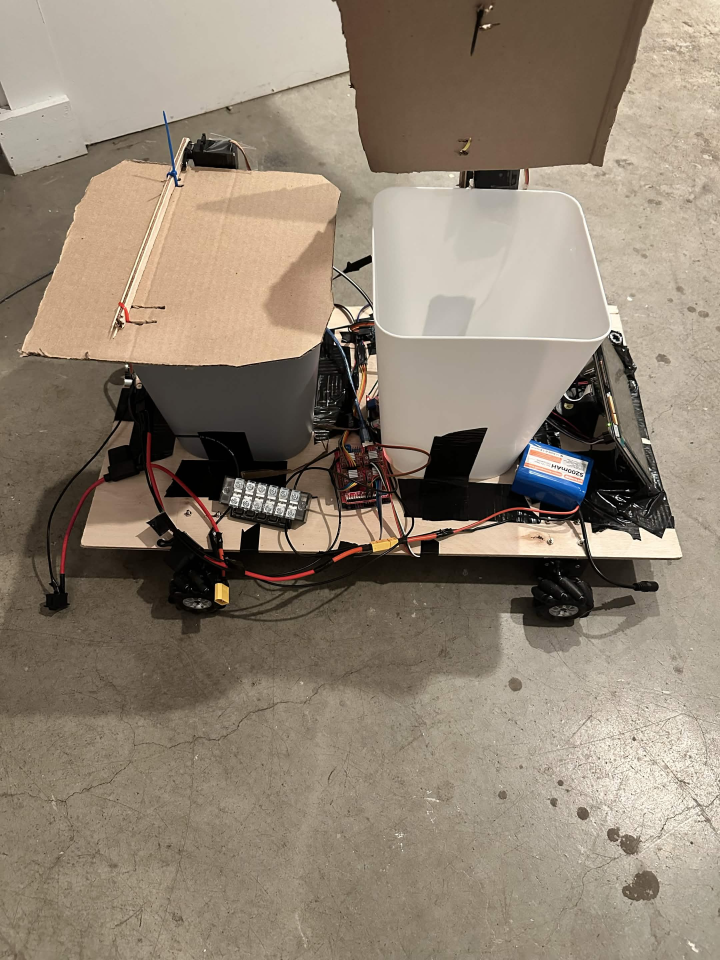
#> input picture Media/IMG_3596.jpg, 2160 x 2880 px (shown at 1/3 size)
$ python prepare_assets.py
#> lines starting #> are read from the running program, lines starting #| are printed output that depends on the picture
from pathlib import Path
from PIL import Image, ImageOps

ROOT = Path(__file__).resolve().parents[2]
DEST = Path(__file__).resolve().parent / 'assets'
def save(name, source, crop=None):
#> called with name = 'cover.jpg', source = 'Media/IMG_3596.jpg', crop = (110, 180, 2050, 2430)
    image = ImageOps.exif_transpose(Image.open(ROOT / source)).convert('RGB')
#> image is the input picture: PIL image 2160x2880 RGB; mean R, G, B 143.8, 130.5, 114.4
    if crop: image = image.crop(crop)
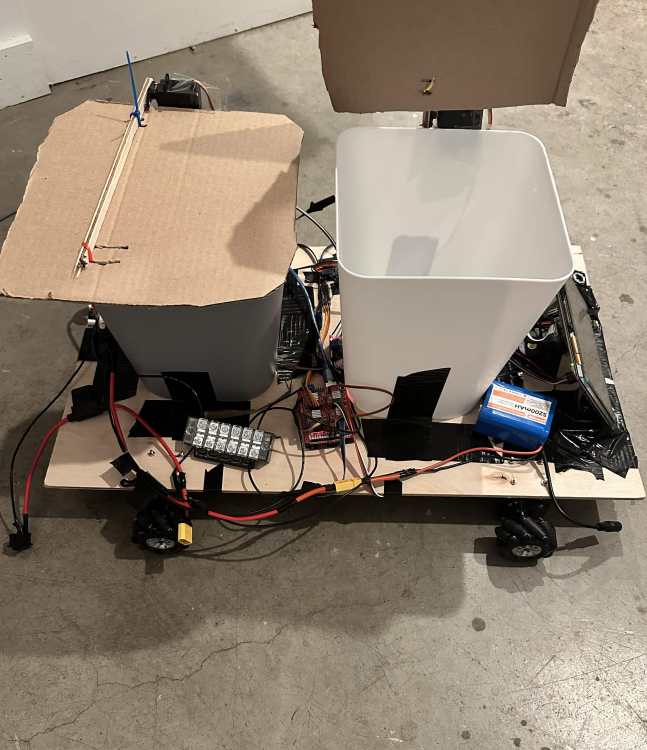
#> image: PIL image 1940x2250 RGB (shown at 1/3 size); mean R, G, B 139.6, 125.9, 110.4
    image.save(DEST / name)

save('cover.jpg', 'Media/IMG_3596.jpg', (110, 180, 2050, 2430))
save('architecture.jpg', 'Media/IMG_3597.jpg', (320, 210, 1760, 2250))
#> call 2 of save, with name = 'architecture.jpg', source = 'Media/IMG_3597.jpg', crop = (320, 210, 1760, 2250)
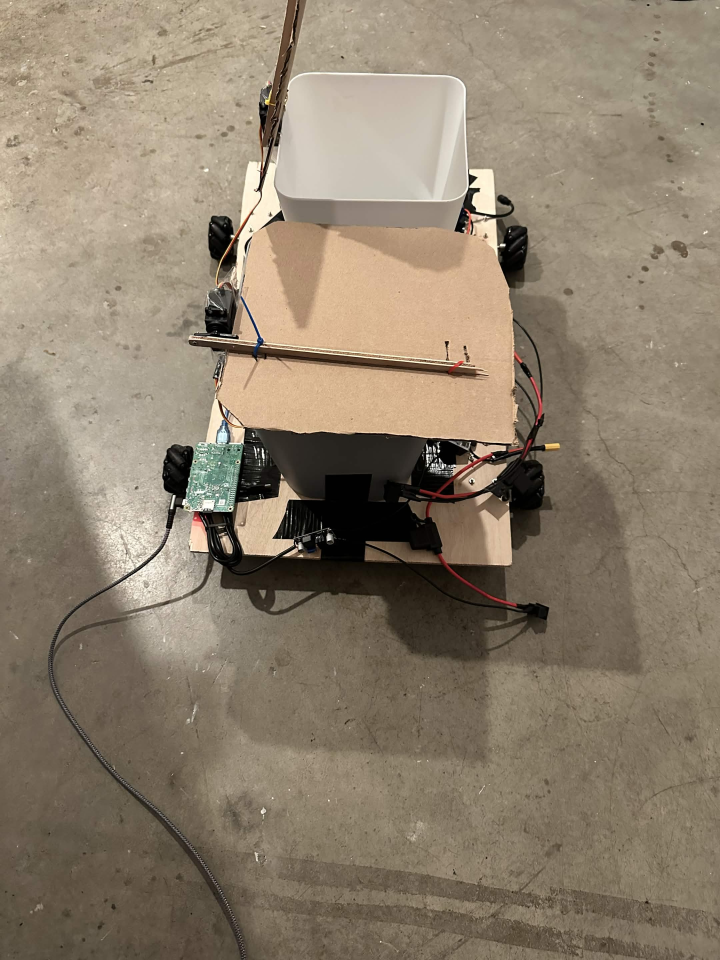
#> input picture Media/IMG_3597.jpg, 2160 x 2880 px (shown at 1/3 size)
#> in save, image is the input picture: PIL image 2160x2880 RGB; mean R, G, B 141.7, 128.1, 109.3
#> in save (call 2), `if crop: image = image.crop(crop)`:
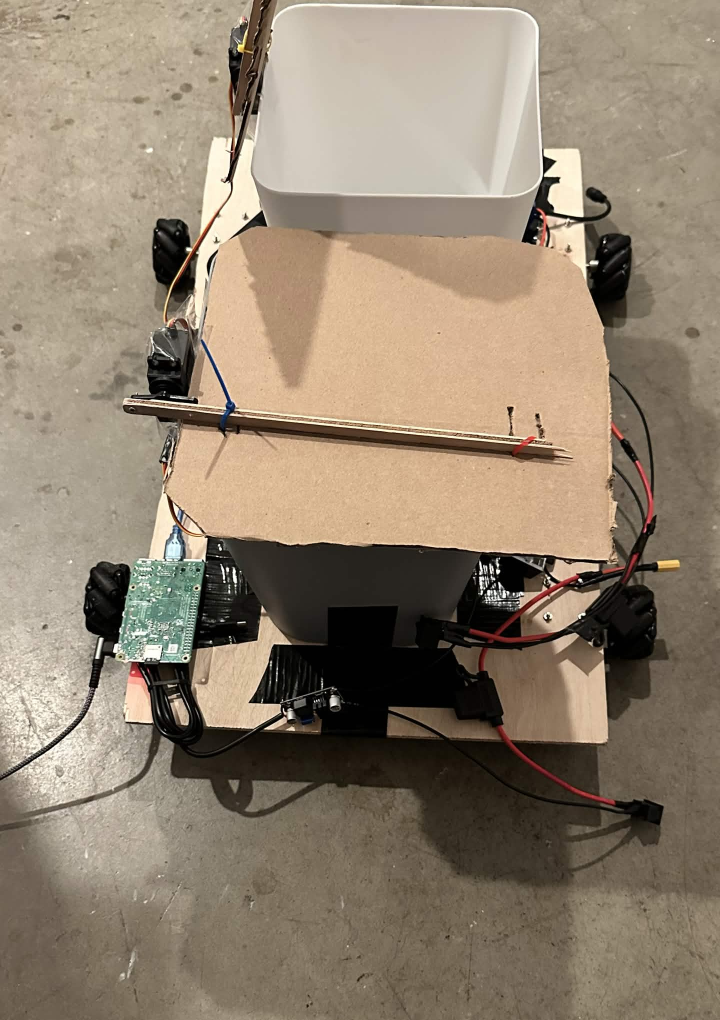
#> image: PIL image 1440x2040 RGB (shown at 1/2 size); mean R, G, B 145.1, 130.4, 111.8
save('lids.jpg', 'Media/IMG_3595.jpg', (90, 250, 2070, 2170))
#> call 3 of save, with name = 'lids.jpg', source = 'Media/IMG_3595.jpg', crop = (90, 250, 2070, 2170)
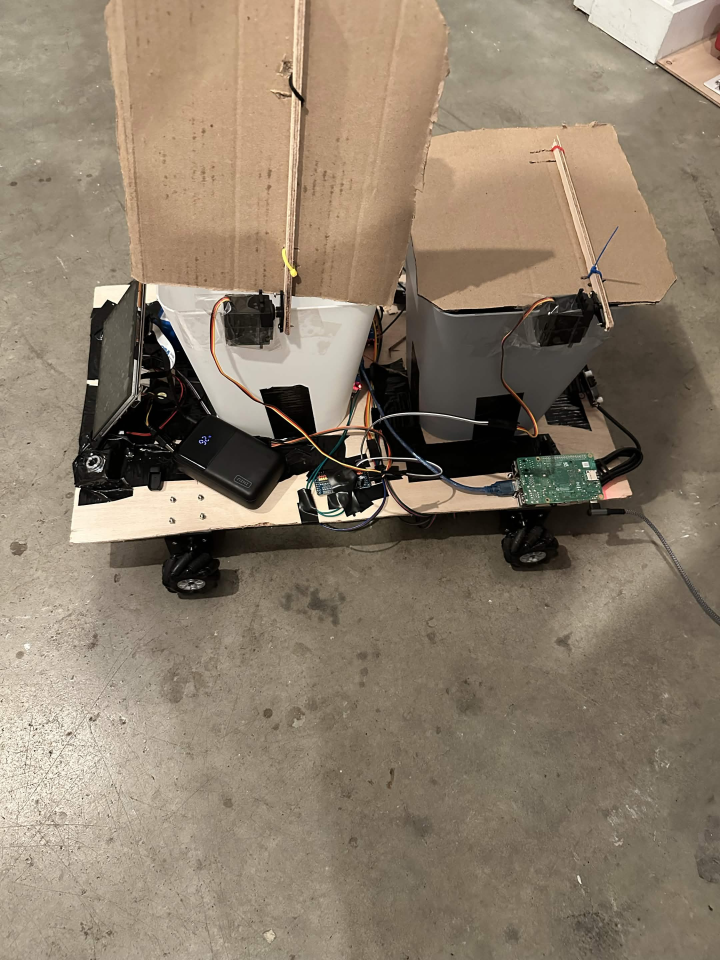
#> input picture Media/IMG_3595.jpg, 2160 x 2880 px (shown at 1/3 size)
#> in save, image is the input picture: PIL image 2160x2880 RGB; mean R, G, B 139.9, 125.3, 107
#> in save (call 3), `if crop: image = image.crop(crop)`:
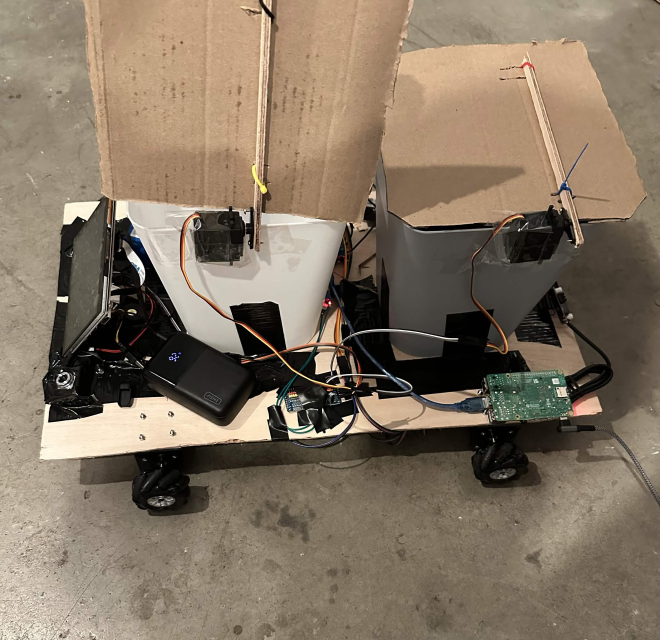
#> image: PIL image 1980x1920 RGB (shown at 1/3 size); mean R, G, B 131.5, 116.4, 98.7
save('scanner.png', 'output/video/assets/real-bottle-visible.png', (438, 398, 1760, 904))
#> (the run stopped early here; a loop or call above may not have finished)
